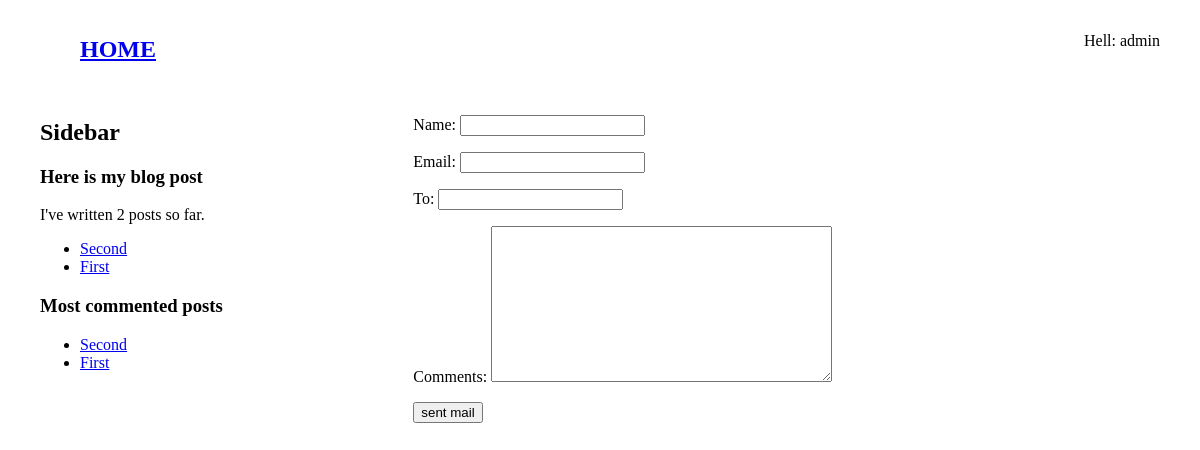
The app's page /posts/2/share, older data.
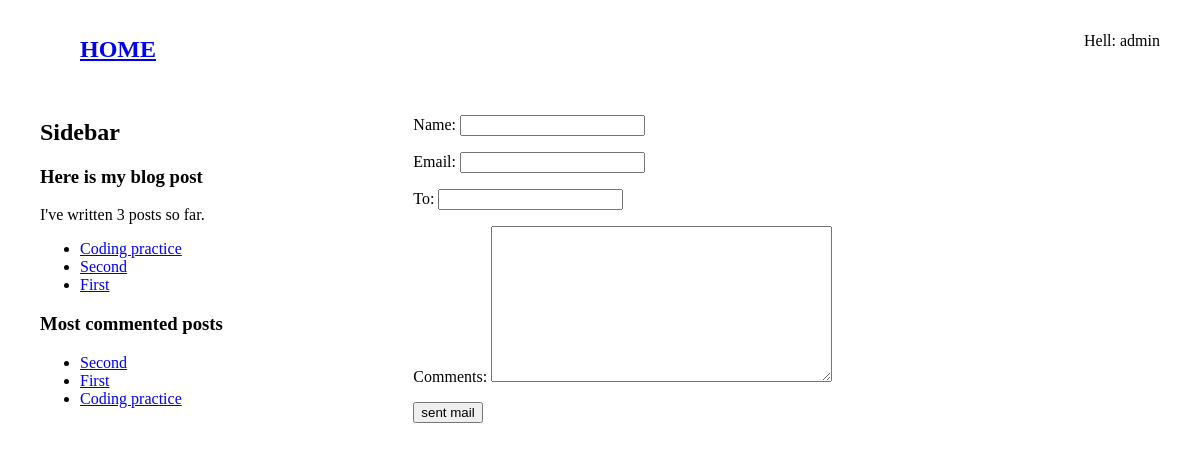
The same page, newer data.
### core/models.py (models this page shows, shortened)
class Post(models.Model):
    class Status(models.TextChoices):
        DRAFT = 'DR', _('Draft')
        PUBLISHED = 'PB', _('Published')
    title = models.CharField(max_length=255)
    author = models.ForeignKey(User, on_delete=models.CASCADE)
    body = models.TextField()
    status = models.CharField(max_length=2, choices=Status, default=Status.DRAFT)
    publish = models.DateTimeField(default=timezone.now)
    slug = models.SlugField(unique=True, unique_for_date='publish')
    authot = models.ForeignKey(User, on_delete=models.CASCADE, related_name='posts')
    created = models.DateTimeField(auto_now_add=True)
    updated = models.DateTimeField(auto_now=True)
    published = PostManager()
    tag = TaggableManager()
    class Meta:
        ordering = ['-publish']
    def get_absolute_url(self):
        return reverse('post_detail', args=[
            self.publish.year,
            self.publish.month,
            self.publish.day,
            self.slug
        ])

### core/views.py (the view)
# urls.py: path('<int:post_id>/share', views.post_share, name='post_share'),
def post_share(request, post_id):
    post = get_object_or_404(Post, id=post_id, status=Post.Status.PUBLISHED)
    sent = False
    if request.method == 'POST':
        form = EmailPostForm(request.POST)
        if form.is_valid():
            cd = form.cleaned_data
            post_url = request.build_absolute_uri(post.get_absolute_url())
            subject = f"{cd['name']} recommends you read {post.title}"
            message = f'Read {post.title} at {post_url}\n\n' \
                        f"{cd['name']}\'s comments: {cd['comments']}"
            send_mail(subject, message, settings.DEFAULT_FROM_EMAIL, [cd['to']])
            sent = True
    else:
        form = EmailPostForm()
    context = {'post': post, 'form': form, 'sent': sent}
    return render(request, 'core/share.html', context)

### core/forms.py
class EmailPostForm(forms.Form):
    name = forms.CharField(max_length=100)
    email = forms.EmailField()
    to = forms.EmailField()
    comments = forms.CharField(required=False, widget=forms.Textarea)

### core/models.py (called while the page is built)
    def get_queryset(self):
        return super().get_queryset().filter(status=Post.Status.PUBLISHED)

### core/templatetags/core_tags.py (called while the page is built)
@register.simple_tag
def total_posts():
    return Post.published.count()

@register.inclusion_tag('core/latest_posts.html')
def show_latest_posts(count=5):
    latest_posts = Post.published.order_by('-publish')[:count]
    return {'latest_posts': latest_posts} # inclusion_tag has to return dictionary.

@register.simple_tag
def get_most_commented_posts(count=5):
    return Post.published.annotate(total_comments=Count('comments')).order_by('-total_comments')[:count]

### core/templates/core/share.html (shortened to what this page needs)
{% extends 'main.html' %}
{% block content %}
{% if sent %}
<h1>Email successfully sent</h1>
<p>{{post.title}} was successfully sent to {{form.cleaned_data.to}}</p>
{% else %}
<form action="" method="post">
    {{form.as_p}}
    <input type="submit" value="sent mail">
</form>
{% endif %}
{% endblock content %}

### templates/main.html (shortened to what this page needs)
{% load core_tags %}
<!DOCTYPE html>
<html lang="en">
<head>
</head>
<body style="margin: 0 40px; box-sizing: border-box;">
    {% include 'include/nav.html' %}
    <main style="display: grid; grid-template-columns: 2fr 4fr;">
        <div class="sidebar">
            <h2>Sidebar</h2>
            <h3>Here is my blog post</h3>
            <p>I've written {% total_posts %} posts so far.</p>
            {% show_latest_posts 4 %}
            {% get_most_commented_posts as most_commented_posts %}
            <h3>Most commented posts</h3>
            <ul>
                {% for post in most_commented_posts %}
                <li>
                    <a href="{{post.get_absolute_url}}">{{post.title}}</a>
                </li>
                {% endfor %}
            </ul>
        </div>
        <div class="content">
            {% block content %}
            {% endblock content %}
        </div>
    </main>
</body>
</html>

### core/templates/core/latest_posts.html
<ul>
    {% for post in latest_posts %}
        <li>
            <a href="{{post.get_absolute_url}}">{{post.title}}</a>
        </li>
    {% endfor %}
</ul>

Row changes from the older to the newer data that the page shows:
added Post: title "Coding practice"
Text that changed along with them:
text no longer shown: "2"
text now shown: "3"
